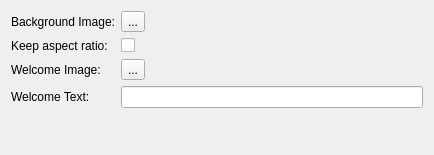
<?xml version="1.0" encoding="UTF-8"?>
<ui version="4.0">
 <class>widget</class>
 <widget class="QWidget" name="widget">
  <property name="geometry">
   <rect>
    <x>0</x>
    <y>0</y>
    <width>434</width>
    <height>155</height>
   </rect>
  </property>
  <layout class="QFormLayout" name="formLayout">
   <item row="0" column="0">
    <widget class="QLabel" name="label">
     <property name="text">
      <string>Background Image:</string>
     </property>
     <property name="alignment">
      <set>Qt::AlignRight|Qt::AlignTrailing|Qt::AlignVCenter</set>
     </property>
    </widget>
   </item>
   <item row="0" column="1">
    <widget class="SelectImageButton" name="kcfg_Background">
     <property name="text">
      <string>...</string>
     </property>
    </widget>
   </item>
   <item row="1" column="0">
    <widget class="QLabel" name="label_4">
     <property name="text">
      <string>Keep aspect ratio:</string>
     </property>
    </widget>
   </item>
   <item row="1" column="1">
    <widget class="QCheckBox" name="kcfg_BackgroundKeepAspectRatio">
     <property name="text">
      <string/>
     </property>
    </widget>
   </item>
   <item row="2" column="0">
    <widget class="QLabel" name="label_2">
     <property name="text">
      <string>Welcome Image:</string>
     </property>
    </widget>
   </item>
   <item row="2" column="1">
    <widget class="SelectImageButton" name="kcfg_Logo">
     <property name="text">
      <string>...</string>
     </property>
    </widget>
   </item>
   <item row="3" column="0">
    <widget class="QLabel" name="label_3">
     <property name="text">
      <string>Welcome Text:</string>
     </property>
    </widget>
   </item>
   <item row="3" column="1">
    <widget class="KLineEdit" name="kcfg_GreetMessage"/>
   </item>
  </layout>
 </widget>
 <customwidgets>
  <customwidget>
   <class>KLineEdit</class>
   <extends>QLineEdit</extends>
   <header>klineedit.h</header>
  </customwidget>
  <customwidget>
   <class>SelectImageButton</class>
   <extends>QToolButton</extends>
   <header>selectimagebutton.h</header>
  </customwidget>
 </customwidgets>
 <resources/>
 <connections/>
</ui>
